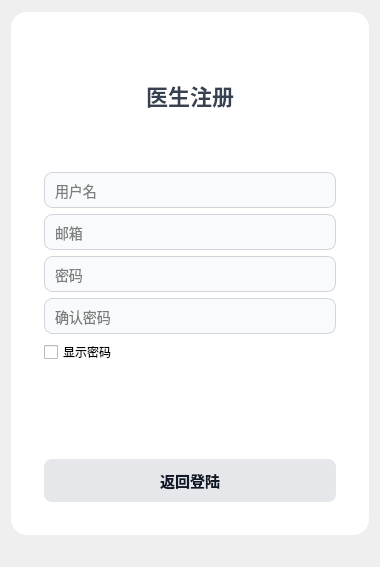
<?xml version="1.0" encoding="UTF-8"?>
<ui version="4.0">
 <class>DoctorSignUpForm</class>
 <widget class="QWidget" name="DoctorSignUpForm">
  <property name="geometry">
   <rect>
    <x>0</x>
    <y>0</y>
    <width>380</width>
    <height>567</height>
   </rect>
  </property>
  <property name="windowTitle">
   <string>Sign Up</string>
  </property>
  <layout class="QVBoxLayout" name="verticalLayout">
   <item>
    <spacer name="verticalSpacer_top">
     <property name="orientation">
      <enum>Qt::Orientation::Vertical</enum>
     </property>
     <property name="sizeHint" stdset="0">
      <size>
       <width>20</width>
       <height>20</height>
      </size>
     </property>
    </spacer>
   </item>
   <item>
    <widget class="QFrame" name="signUpFrame">
     <property name="styleSheet">
      <string notr="true">
        QFrame {
            background: #ffffff;
            border-radius: 16px;
            padding: 24px;
        }
        QLabel {
            font-size: 14px;
            color: #374151;
        }
        QLineEdit {
            border: 1px solid #d1d5db;
            border-radius: 8px;
            padding: 8px;
            font-size: 14px;
            background: #f9fafb;
        }
        QLineEdit:focus {
            border: 1px solid #3b82f6;
            background: #ffffff;
        }
        QPushButton {
            border: none;
            border-radius: 8px;
            padding: 10px;
            font-size: 15px;
            font-weight: bold;
        }
        QLineEdit, QCheckBox {
            color: black;
        }
        #signUpButton {
            background-color: qlineargradient(x1:0, y1:0, x2:1, y2:0,
                                             stop:0 #3b82f6, stop:1 #2563eb);
            color: white;
        }
        #signUpButton:hover {
            background-color: #1d4ed8;
        }
        #backToLoginButton {
            background: #e5e7eb;
            color: #111827;
        }
        #backToLoginButton:hover {
            background: #d1d5db;
        }
      </string>
     </property>
     <layout class="QVBoxLayout" name="formLayout" stretch="0,0,0,0,0,0,0,0,0,0">
      <item>
       <widget class="QLabel" name="titleLabel">
        <property name="styleSheet">
         <string notr="true">font-size:22px; font-weight:bold; margin:10px 0;</string>
        </property>
        <property name="text">
         <string>医生注册</string>
        </property>
        <property name="alignment">
         <set>Qt::AlignmentFlag::AlignCenter</set>
        </property>
       </widget>
      </item>
      <item>
       <widget class="QLabel" name="warningLabel">
        <property name="styleSheet">
         <string notr="true">
            color: red;
            font-size: 12px;
            margin: 0px;
            padding: 0px;
         </string>
        </property>
        <property name="text">
         <string/>
        </property>
       </widget>
      </item>
      <item>
       <widget class="QLineEdit" name="usernameEdit">
        <property name="placeholderText">
         <string>用户名</string>
        </property>
       </widget>
      </item>
      <item>
       <widget class="QLineEdit" name="emailEdit">
        <property name="placeholderText">
         <string>邮箱</string>
        </property>
       </widget>
      </item>
      <item>
       <widget class="QLineEdit" name="passwordEdit">
        <property name="echoMode">
         <enum>QLineEdit::EchoMode::Password</enum>
        </property>
        <property name="placeholderText">
         <string>密码</string>
        </property>
       </widget>
      </item>
      <item>
       <widget class="QLineEdit" name="confirmPasswordEdit">
        <property name="echoMode">
         <enum>QLineEdit::EchoMode::Password</enum>
        </property>
        <property name="placeholderText">
         <string>确认密码</string>
        </property>
       </widget>
      </item>
      <item>
       <widget class="QCheckBox" name="showPasswordCheckBox">
        <property name="text">
         <string>显示密码</string>
        </property>
       </widget>
      </item>
      <item>
       <widget class="QLabel" name="emptyLabel">
        <property name="styleSheet">
         <string notr="true">
            margin: 0px;
            margin-bottom: 20px;
            padding: 0px;
            color: #3b82f6;
            font-size: 12px;
           </string>
        </property>
        <property name="text">
         <string/>
        </property>
        <property name="alignment">
         <set>Qt::AlignmentFlag::AlignRight</set>
        </property>
       </widget>
      </item>
      <item>
       <widget class="QPushButton" name="signUpButton">
        <property name="text">
         <string>注册</string>
        </property>
       </widget>
      </item>
      <item>
       <widget class="QPushButton" name="backToLoginButton">
        <property name="text">
         <string>返回登陆</string>
        </property>
       </widget>
      </item>
     </layout>
    </widget>
   </item>
   <item>
    <spacer name="verticalSpacer_bottom">
     <property name="orientation">
      <enum>Qt::Orientation::Vertical</enum>
     </property>
     <property name="sizeHint" stdset="0">
      <size>
       <width>20</width>
       <height>40</height>
      </size>
     </property>
    </spacer>
   </item>
  </layout>
 </widget>
 <resources/>
 <connections/>
</ui>
